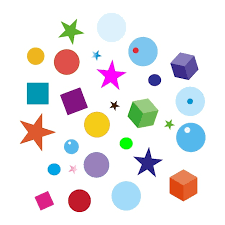
#> input picture images.png, 225 x 225 px
$ jupyter execute sequential.ipynb
#> lines starting #> are read from the running program, lines starting #| are printed output that depends on the picture; after the words box and inside, x2 and y2 are one past the last pixel; in counts of white or black regions, pixels touching at a corner belong together
[cell 1]
import cv2

#Load image in grayscale mode
image = cv2.imread('images.png', cv2.IMREAD_GRAYSCALE)
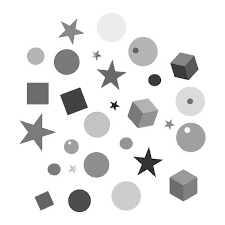
#> image: shape (225, 225); min 8, max 255, mean 232

if image is None:
    print("Error loading image.")
    exit()

# Resize the image
scale_factor = 10  # Increase size by 10x
height, width = image.shape
#> height = 225; width = 225
new_width = width * scale_factor
#> new_width = 2250
new_height = height * scale_factor
#> new_height = 2250
resized_image = cv2.resize(image, (new_width, new_height), interpolation=cv2.INTER_LINEAR)
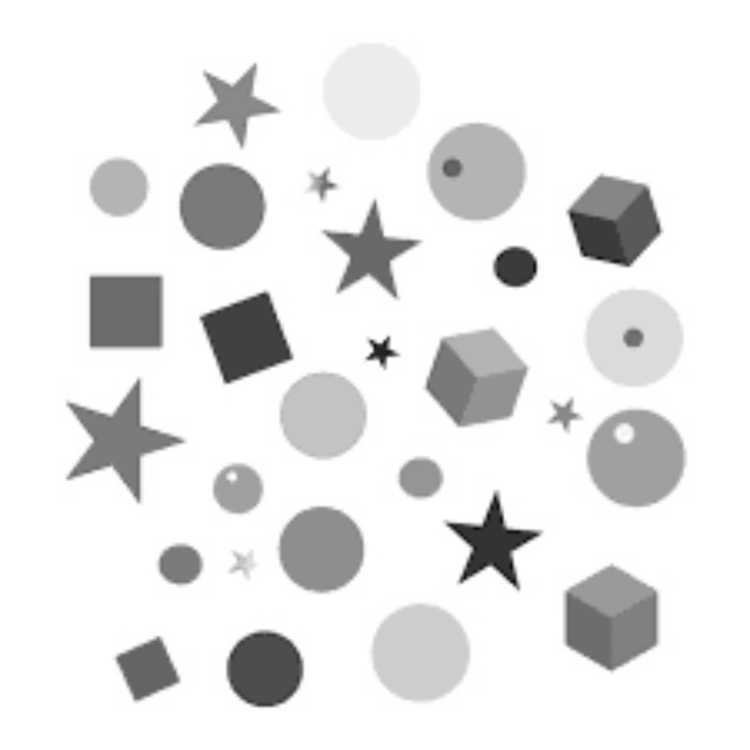
#> resized_image: shape (2250, 2250) (shown at 1/3 size); min 11, max 255, mean 231.9


# Save the resized image
cv2.imwrite('resized_image.png', resized_image)
#> Out = True

[cell 2]
import cv2
import numpy as np
import time

# Load image in grayscale mode
image = cv2.imread('resized_image.png', cv2.IMREAD_GRAYSCALE)

if image is None:
    print("Error loading image.")
    exit()

# image dimensions
height, width = image.shape
#> height = 2250; width = 2250

# Initialize threshold
threshold = 150

# Start time
start_time = time.time()

# Create result image
result_image = image.copy()

# Perform thresholding
for i in range(height):
    for j in range(width):
        result_image[i, j] = 0 if image[i, j] < threshold else 255
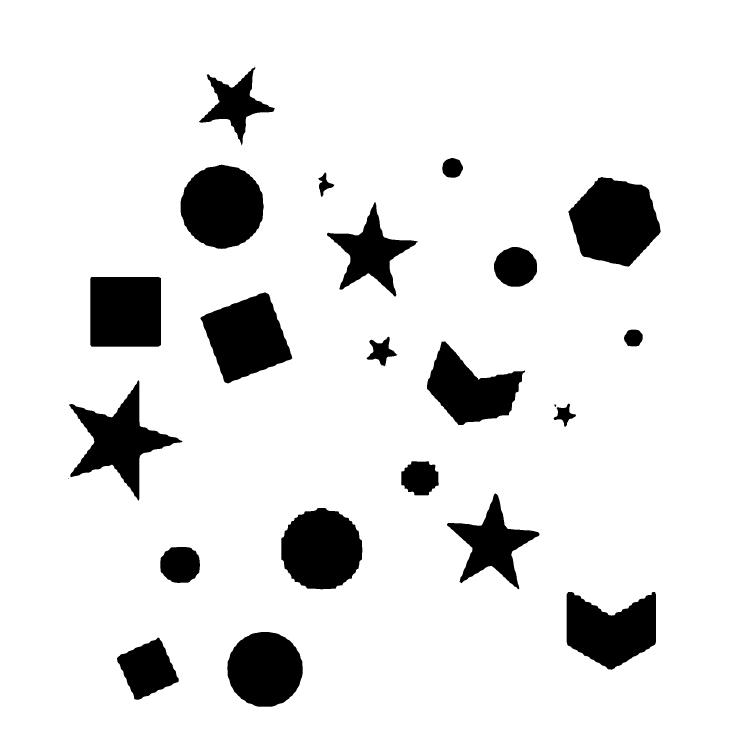
#> result_image: shape (2250, 2250) (shown at 1/3 size); 89.3% white; 23 black regions (1 under 20 px), largest, box (x1, y1, x2, y2) and area: (1705, 531, 1982, 800) 52645, (542, 494, 791, 747) 48848, (601, 877, 877, 1150) 46475

# End time
end_time = time.time()

# Calculate execution time
execution_time = end_time - start_time
print(f"Execution time: {execution_time:.3f} seconds")

# Save the thresholded image
cv2.imwrite('thresholded_image_seq.png', result_image)
#> Out = True
